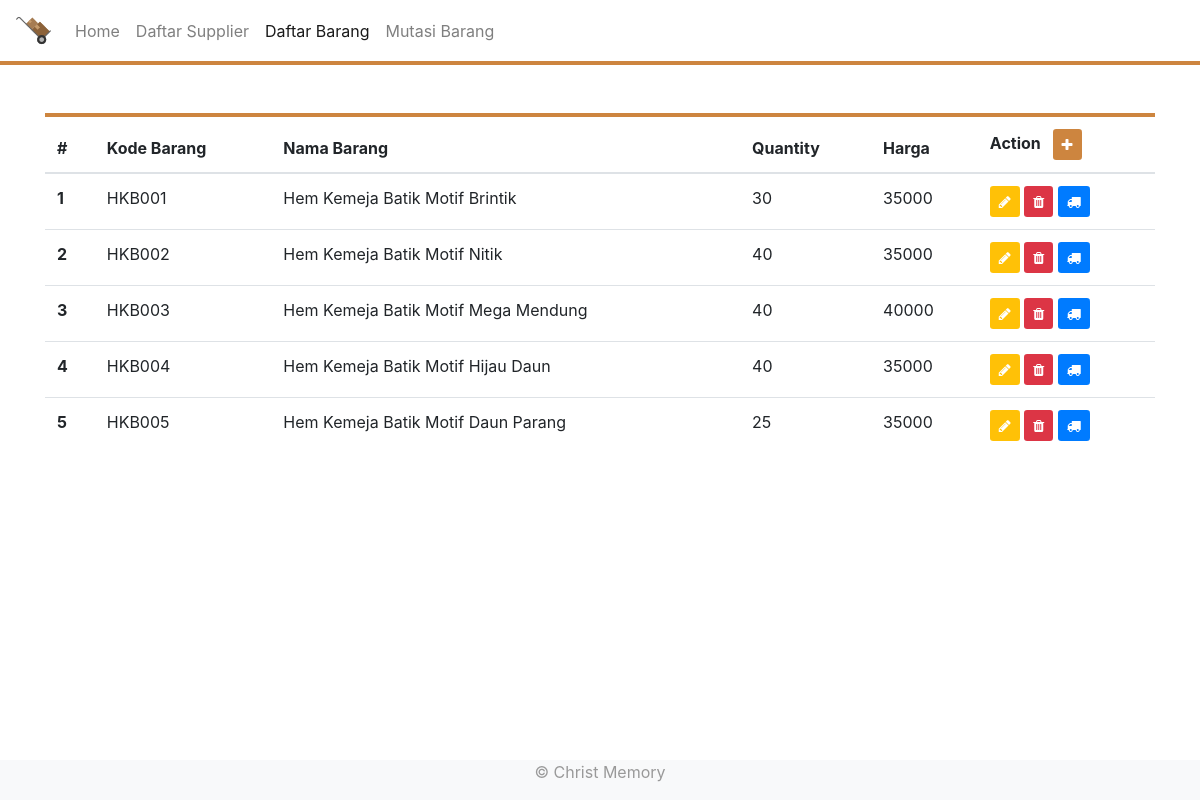
Screenshot of /barang.php with the database file from the repository.
### tables this page shows
CREATE TABLE `m_item` (
  `item_id` int(11) NOT NULL,
  `item_code` varchar(20) NOT NULL,
  `item_name` varchar(100) NOT NULL,
  `item_quantity` int(11) NOT NULL,
  `item_price` int(11) NOT NULL,
  `item_supplier_id` int(11) NOT NULL
);

### barang.php (the view, shortened to what this page needs)
<?php
	include_once 'koneksi.php';
	$barang 	= mysqli_query($koneksi,"SELECT * FROM m_item");
?>
<!DOCTYPE html>
<html>
	<head>
		<link rel="stylesheet" href="assets/css/bootstrap.min.css">
		<link rel="stylesheet" href="assets/css/style.css">
		<link rel="stylesheet" href="assets/fonts/css/font-awesome.min.css">
	</head>
	<body>
		<nav class="navbar navbar-expand-lg navbar-light bg-white">
		  	<a class="navbar-brand" href="#"><img src="assets/img/trolley.png" alt="" style="max-width: 35px;"></a>
		  	<div class="collapse navbar-collapse" id="navbar">
		    	<ul class="navbar-nav mr-auto mt-2 mt-lg-0">
		      		<li class="nav-item">
		        		<a class="nav-link" href="index.php">Home</a>
		      		</li>
		      		<li class="nav-item">
		        		<a class="nav-link" href="supplier.php">Daftar Supplier</a>
		      		</li>
		      		<li class="nav-item active">
		        		<a class="nav-link" href="barang.php">Daftar Barang <span class="sr-only">(current)</span></a>
		      		</li>
		      		<li class="nav-item">
		        		<a class="nav-link" href="mutasi.php">Mutasi Barang</a>
		      		</li>
		    	</ul>
		  	</div>
		</nav>
		<br><br>
		<div class="container">
			<table class="table" style="border-top: #CD853F 4px solid;">
			  <thead class="thead">
			    <tr>
			      <th scope="col">#</th>
			      <th scope="col">Kode Barang</th>
			      <th scope="col">Nama Barang</th>
			      <th scope="col">Quantity</th>
			      <th scope="col">Harga</th>
			      <th scope="col">Action <a type="button" class="btn btn-sm ml-2" href="javascript:void(0)" onclick="modal_barang()" style="background-color: #CD853F"><i class="fa fa-plus" style="color: #fff"></i></a></th>
			    </tr>
			  </thead>
			  <tbody>
			  	<?php $no=1; foreach($barang as $databarang) { ?>
			    <tr>
			      <th scope="row"><?php echo $no; ?></th>
			      <td><?php echo $databarang['item_code']; ?></td>
			      <td><?php echo $databarang['item_name']; ?></td>
			      <td id="tablequantity"><?php echo $databarang['item_quantity']; ?></td>
			      <td><?php echo $databarang['item_price']; ?></td>
			      <td>
			      	<a href="javascript:void(0)" onclick="edit_barang('<?php echo $databarang['item_id']?>')" class="btn btn-sm bg-warning" title="Edit"><i class="fa fa-pencil" style="color: #fff"></i></a>
			      	<a href="processbarang.php?do=delete&id=<?php echo $databarang['item_id']?>" class="btn btn-sm bg-danger" title="Hapus!"><i class="fa fa-trash" style="color: #fff"></i></a>
			      	<a href="javascript:void(0)" onclick="mutasi_barang('<?php echo $databarang['item_id']?>')" class="btn btn-sm bg-primary" title="Mutasi!"><i class="fa fa-truck" style="color: #fff"></i></a>
			      </td>
			    </tr>
			    <?php $no++;} ?>
			  </tbody>
			</table>
		</div>
		<div class="container-fluid  fixed-bottom bg-light" style=" color: #999;">
			<div class="row">
				<div class="col-sm-12">
					<p align="center">&copy; Christ Memory</p>
				</div>
			</div>
		</div>
	</body>
</html>

### assets/css/style.css (style rules this page uses)
nav { border-bottom: #CD853F solid 4px; }

### rows the page displays
m_item: item_code "HKB001", item_name "Hem Kemeja Batik Motif Brintik", item_quantity "30", item_price "35000"
m_item: item_code "HKB002", item_name "Hem Kemeja Batik Motif Nitik", item_quantity "40", item_price "35000"
m_item: item_code "HKB003", item_name "Hem Kemeja Batik Motif Mega Mendung", item_quantity "40", item_price "40000"
m_item: item_code "HKB004", item_name "Hem Kemeja Batik Motif Hijau Daun", item_quantity "40", item_price "35000"
m_item: item_code "HKB005", item_name "Hem Kemeja Batik Motif Daun Parang", item_quantity "25", item_price "35000"
